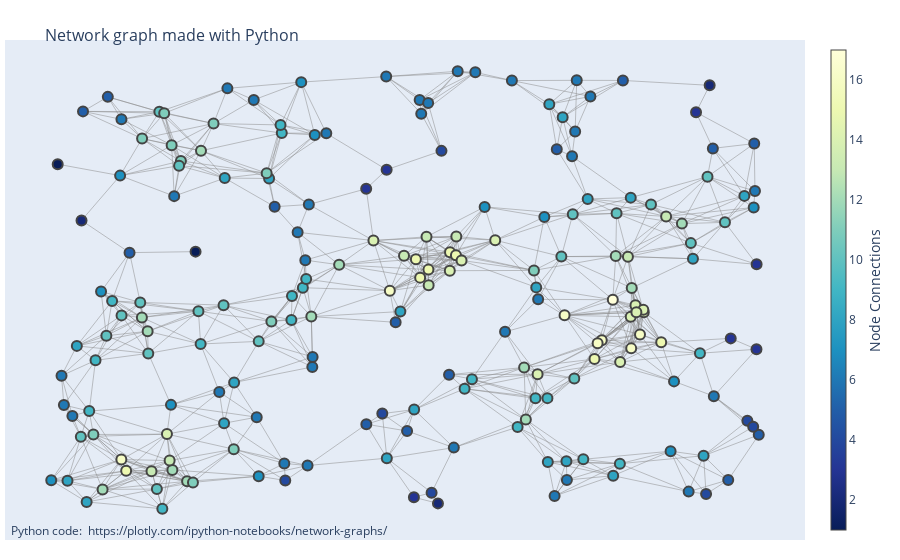

The code cell stored with this chart in its notebook:
### Code cell
fig = go.Figure(
    data=[edge_trace, node_trace]
    ,layout=go.Layout(
        title='<br>Network graph made with Python'
        ,titlefont_size=16
        ,showlegend=False
        ,hovermode='closest'
        ,margin=dict(b=20,l=5,r=5,t=40)
        ,annotations=[
            dict(
                text="Python code: <a href='https://plotly.com/ipython-notebooks/network-graphs/'> https://plotly.com/ipython-notebooks/network-graphs/</a>"
                ,showarrow=False
                ,xref="paper"
                ,yref="paper"
                ,x=0.005
                ,y=-0.002
            )]
        ,xaxis=dict(showgrid=False, zeroline=False, showticklabels=False)
        ,yaxis=dict(showgrid=False, zeroline=False, showticklabels=False)
    )
)

fig.show()

### Figure 1 — Plotly figure (JSON) as saved in the notebook; plotly's stock layout.template omitted (floating-point values rounded to 4 significant figures; data arrays with more than 128 entries replaced by an {"elided": "..."} marker saying what was removed)
{"data": [{"hoverinfo": "none", "line": {"color": "#888", "width": 0.5}, "mode": "lines", "type": "scatter", "x": {"elided": "2631 float values"}, "y": {"elided": "2631 float values"}}, {"hoverinfo": "text", "marker": {"color": {"elided": "200 int values"}, "colorbar": {"thickness": 15, "title": {"side": "right", "text": "Node Connections"}, "xanchor": "left"}, "colorscale": [[0, "rgb(255,255,217)"], [0.125, "rgb(237,248,177)"], [0.25, "rgb(199,233,180)"], [0.375, "rgb(127,205,187)"], [0.5, "rgb(65,182,196)"], [0.625, "rgb(29,145,192)"], [0.75, "rgb(34,94,168)"], [0.875, "rgb(37,52,148)"], [1, "rgb(8,29,88)"]], "line": {"width": 2}, "reversescale": true, "showscale": true, "size": 10}, "mode": "markers", "text": {"elided": "200 str values"}, "type": "scatter", "x": {"elided": "200 float values"}, "y": {"elided": "200 float values"}}], "layout": {"annotations": [{"showarrow": false, "text": "Python code: <a href='https://plotly.com/ipython-notebooks/network-graphs/'> https://plotly.com/ipython-notebooks/network-graphs/</a>", "x": 0.005, "xref": "paper", "y": -0.002, "yref": "paper"}], "hovermode": "closest", "margin": {"b": 20, "l": 5, "r": 5, "t": 40}, "showlegend": false, "title": {"font": {"size": 16}, "text": "<br>Network graph made with Python"}, "xaxis": {"showgrid": false, "showticklabels": false, "zeroline": false}, "yaxis": {"showgrid": false, "showticklabels": false, "zeroline": false}}}
